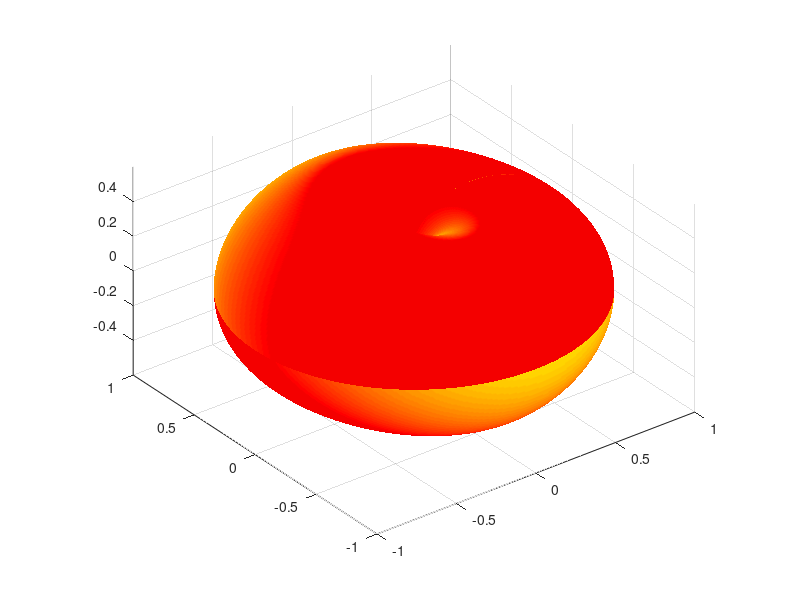

Recreate this plot in MATLAB.
%%   Polarxx.m
%   EEM423 Dersi icin hazırlanmıştır. 
%   Polar (THETA, RHO) komutu kullanilarak yönlülük çizgesi gösterilmiştir.
%   Dr. S. Gokhun Tanyer
%   23.02.13
%% YAZILIMIN TARİHÇESİ
%
%Polar02    130223  SS  Odev olarak verilecek surumdur.
%Polar01    130223  OK  polar plot tamam. 2B henuz yok.
%                   --  İlk calisma.
%%  GIRIS - Ekran
    clear;          %Hafizayı sil.
    figure(1), clf, hold off;
%%  GIRIS - Veri hazirlama
    Theta   = [0 : 0.01 : pi/2];
    Phi     = [0 : 0.01 : 2 * pi];
       
    lenTH   = length(Theta);
    lenPH   = length(Phi); 
        
    Th = zeros (lenTH, lenPH);
    Ph = zeros (lenTH, lenPH);
    R1 = zeros (lenTH, lenPH);
    R2 = zeros (lenTH, lenPH);
    
    for iTh = 1:lenTH
        
        for iPh = 1:lenPH
            
            Th(iTh, iPh)  = Theta (iTh);
            Ph(iTh, iPh)  = Phi (iPh);
            
            R1(iTh, iPh)  = sin (Th(iTh, iPh)) ;
            R2(iTh, iPh)  = sin (Th(iTh, iPh))^2 ;
           
            x2(iTh, iPh)   = R2(iTh, iPh) * sin(Th(iTh, iPh)) * cos(Ph(iTh, iPh));
            y2(iTh, iPh)   = R1(iTh, iPh) * sin(Th(iTh, iPh)) * sin(Ph(iTh, iPh));
            z2(iTh, iPh)   = R1(iTh, iPh) * cos(Th(iTh, iPh)) ;  
        end
    end
    
    surfl (x2, y2,  z2);   hold on; surfl (x2, y2, -z2); 
   
    shading('interp'); colormap('hot'); 
    axis('equal');axis([-1 1 -1 1 -0.6 0.6]);
   

    
    
    
    

    
    
    
%%  SON SON SON SON SON SON SON SON SON SON SON SON SON SON SON SON SON SON
